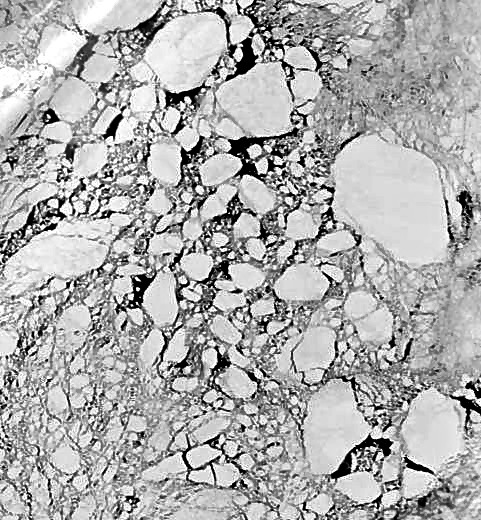
%> input picture full_image.jpg, 481 x 520 px
$ octave create_floe_pics_old.m   (GNU Octave 9; MATLAB toolbox functions it lacks are replaced by stand-ins)
%> lines starting %> are read from the running program, lines starting %| are printed output that depends on the picture; in (x1, y1, x2, y2) boxes, pixels count from 0 and x2, y2 are one past the last pixel; in counts of white or black regions, pixels touching at a corner belong together; the program's own positions count from 1
### initialize_Floe.m
function Floe=initialize_Floe(FloeShapes)


disp('Initializing Floes...');
thickness=2; % ice floe thickness in meters; save for all floes.
rho_ice=920;

floePixelSize=120; % in meters.
dX=120; % resolution of the grid inside the flow

% floe shapes and locations are stored .mat file; run create_floe_pics.m to generate floes from images.
%load('FloeShapes.mat','FloeShapes');

ind=1;
total_multiple_contour_floes=0;
for j=1:length(FloeShapes)
    poly = polyshape(FloeShapes{j});
    [Xi, Yi] = centroid(poly);
    rmax = sqrt(max(sum((poly.Vertices' - [Xi;Yi]).^2,1)));
    n=(fix(rmax/dX)+1); n=dX*(-n:n);
    [Xg, Yg]= meshgrid(n+Xi, n+Yi);

    [in] = inpolygon(Xg(:), Yg(:),poly.Vertices(:,1),poly.Vertices(:,2));
    A=reshape(in,length(Xg),length(Xg));

    x=1:size(A,2); y=1:size(A,1);
    [x,y]=meshgrid(floePixelSize*x,floePixelSize*y); %% floePixelSize m is the pixel size from Earthdata NASA webpage
    xc=mean(x(A)); yc=mean(y(A));

    r=sqrt((x-xc).^2+(y-yc).^2); r_max=max(r(A))+2*floePixelSize; % pad with extra row/column of zeros around the floe

    mask(ind).rmax=rmax;
    mask(ind).area=area(poly);
    mask(ind).mass=mask(ind).area*thickness*rho_ice; % total mass

    Ngr=2*fix(r_max/floePixelSize); % number of grid boxes over floe

    [X,Y]=meshgrid((-1:2/Ngr:1)*r_max, (-1:2/Ngr:1)*r_max); % floe grid
    mask(ind).X=X; mask(ind).Y=Y;
    mask(ind).Xg=(-1:2/Ngr:1)*r_max; mask(ind).Yg=mask(ind).Xg;

    A=griddata(x-xc,y-yc,double(A),X,Y); A(isnan(A))=0;
    A=imbinarize(A,'global');
    mask(ind).floe=A;

    ksi_ini=0; Ui_ini=0; Vi_ini=0; alpha_ini=0;
    %ksi_ini=1e-4*(2*rand(1)-1); Ui_ini=(2*rand(1)-1)*0.1; Vi_ini=(2*rand(1)-1)*0.1;alpha_ini=0;
%     Xi=floe_position(ind,1);
%     Yi=floe_position(ind,2);

    c0 = [(poly.Vertices-[Xi Yi])' [poly.Vertices(1,1)-Xi; poly.Vertices(1,2)-Yi]];

% [4 lines of commented-out code are left out]
     multiple_contours=0;
%     end

    c0(:,c0(1,:)==0.5)=NaN;
    c0=c0(:,2:end);
    A_rot=[cos(alpha_ini) -sin(alpha_ini); sin(alpha_ini) cos(alpha_ini)]; %rotation matrix
    c_alpha=A_rot*c0;

    mask(ind).inertia_moment=PolygonMoments(c_alpha',thickness); % moment of inertia

    L_boundary=68e3;
    out_of_boundary=max(max(mask(ind).X(mask(ind).floe)))+Xi>L_boundary || min(min(mask(ind).X(mask(ind).floe)))+Xi<-L_boundary || max(max(mask(ind).Y(mask(ind).floe)))+Yi>L_boundary || min(min(mask(ind).Y(mask(ind).floe)))+Yi<-L_boundary;
    if (multiple_contours ||  out_of_boundary)
        %disp('Ice floe is out of ocean grid bounds');
    else

        Floe(ind).area=mask(ind).area;
        Floe(ind).mass=mask(ind).mass;
        Floe(ind).inertia_moment=mask(ind).inertia_moment;

        Floe(ind).c0=c0; %contour
        Floe(ind).c_alpha=c_alpha;
        Floe(ind).A=uint8(A);
        %           Floe(ind).A_alpha=imrotate(A,-alpha_ini/pi*180,'bilinear','crop');
        Floe(ind).rmax=mask(ind).rmax;
        Floe(ind).Xg=mask(ind).Xg;
        Floe(ind).Yg=mask(ind).Yg;
        Floe(ind).X=mask(ind).X;
        Floe(ind).Y=mask(ind).Y;

        Floe(ind).Xi=Xi;
        Floe(ind).Yi=Yi;
        Floe(ind).alpha_i=alpha_ini;

        Floe(ind).Ui=Ui_ini;
        Floe(ind).Vi=Ui_ini;
        Floe(ind).ksi_ice=ksi_ini;
        Floe(ind).alive=1;

        Floe(ind).dXi_p=0;
        Floe(ind).dYi_p=0;
        Floe(ind).dUi_p=0;
        Floe(ind).dVi_p=0;
        Floe(ind).dalpha_i_p=0;
        Floe(ind).dksi_ice_p=0;

        ind=ind+1;
    end

end

display(['Good floes: ' num2str(ind) ]);
display(['Out of boundary floes: ' num2str(length(FloeShapes)-ind-total_multiple_contour_floes)]);
display(['Multiple contour floes:' num2str(total_multiple_contour_floes)]);


end

### create_floe_pics_old.m

close all
clear all

%%
A0=rgb2gray(imread('full_image.jpg'));
%> A0: size 520x481 uint8; min 0, max 255, mean 173.7
A=A0;

A(A0<10)=0; A(A0>=10)=1;
%> after `A(A0<10)=0`: A: size 520x481 uint8; min 0, max 255, mean 173.6
%> after `A(A0>=10)=1`:
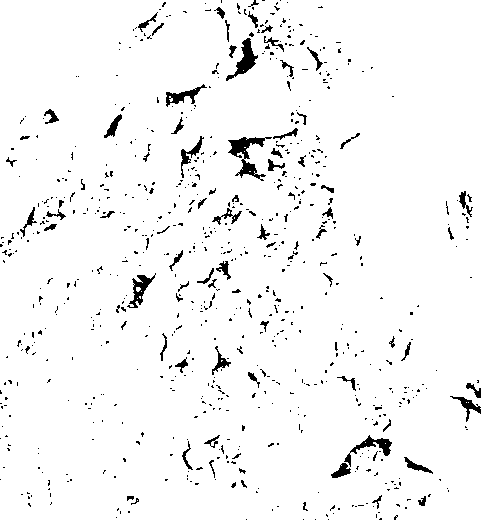
%> A: size 520x481 uint8; values 0 (black) and 1 (white), 96.1% white; 731 black regions (651 under 20 px), largest, box (x1, y1, x2, y2) and area: (228, 137, 272, 181) 639, (226, 38, 258, 81) 448, (344, 435, 392, 467) 371
A = imfill(A,'holes');
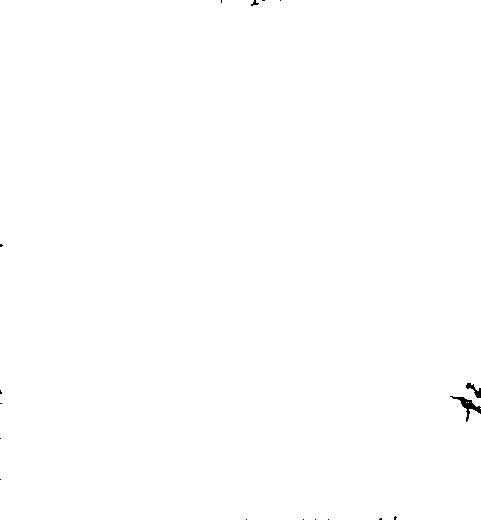
%> A: size 520x481 uint8; values 0 (black) and 1 (white), 99.9% white; 17 black regions (14 under 20 px), largest, box (x1, y1, x2, y2) and area: (450, 396, 481, 422) 204, (466, 383, 481, 398) 91, (251, 0, 259, 6) 22
%A = imbinarize(A,0.8);
A = imgaussfilt(double(A),0.5);
%> A: size 520x481 double
A = imbinarize(double(A),0.8);
%> A: size 520x481 logical; 99.9% white; 17 black regions (14 under 20 px), largest, box (x1, y1, x2, y2) and area: (450, 396, 481, 422) 208, (466, 383, 481, 398) 94, (251, 0, 259, 6) 24
A = bwareafilt(A,[50 1e10],8);

CC = bwconncomp(A,8);
%> CC = 1 connected component
FloeShapes = regionprops(CC,'Image','Centroid');
%> FloeShapes = 1 region; Centroid: [240.7 260.3]

figure;

subplot(1,2,1);
imagesc(A0);
axis xy;
colormap('gray')
subplot(1,2,2);
set(gca,'Color','k')
imagesc(A)
axis xy

%%
Floe=initialize_Floe(FloeShapes);
%> the loop in initialize_Floe, `for j=1:length(FloeShapes)` made 1 pass
%> the run ends on the next line

$ run again, with DSC01029.JPG copied over full_image.jpg
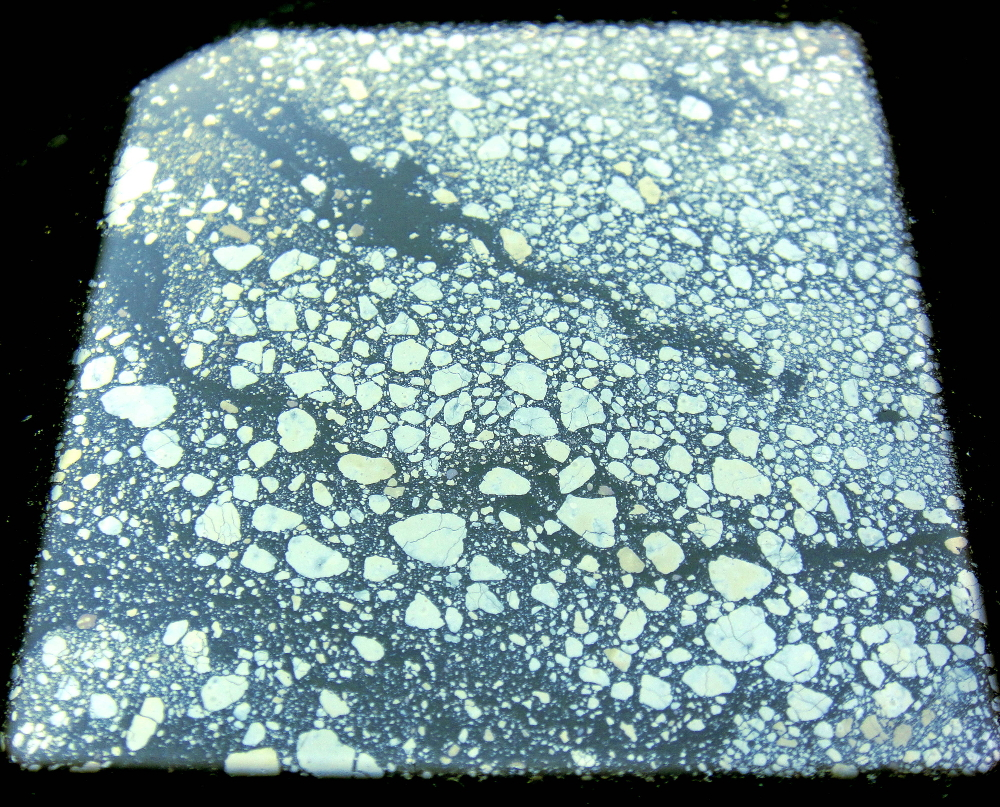
%> input picture DSC01029.JPG, 1000 x 807 px
%> `A0=rgb2gray(imread('full_image.jpg'));`:
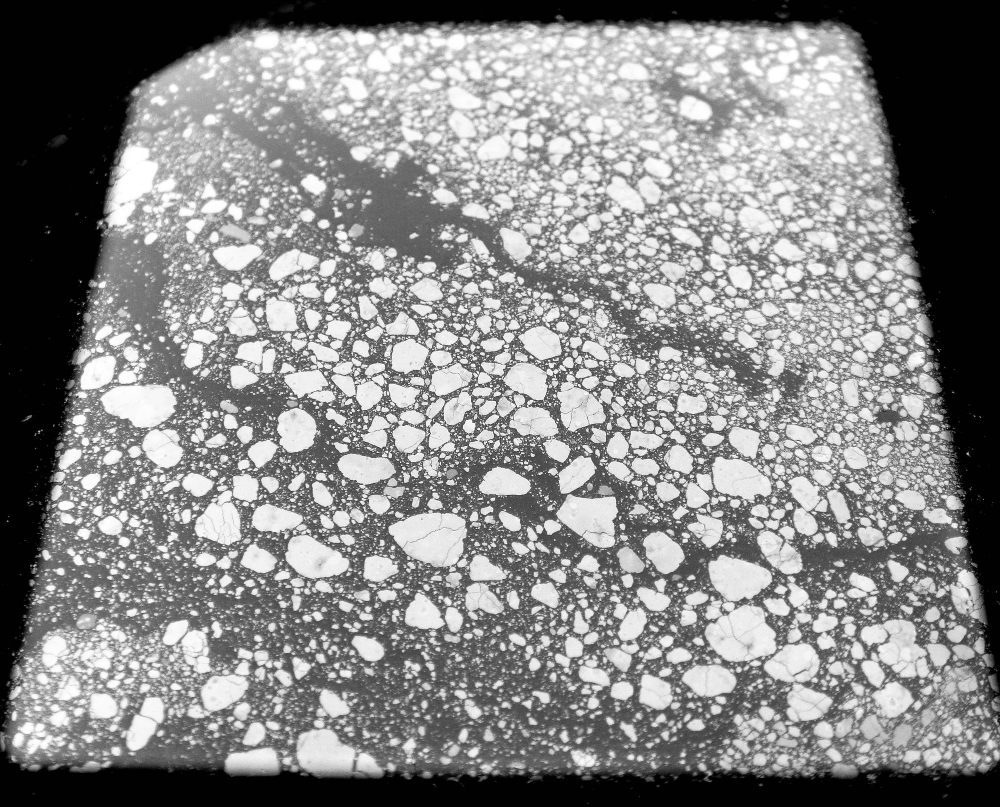
%> A0: size 807x1000 uint8; min 0, max 255, mean 133.8
%> `A = bwareafilt(A,[50 1e10],8);`:
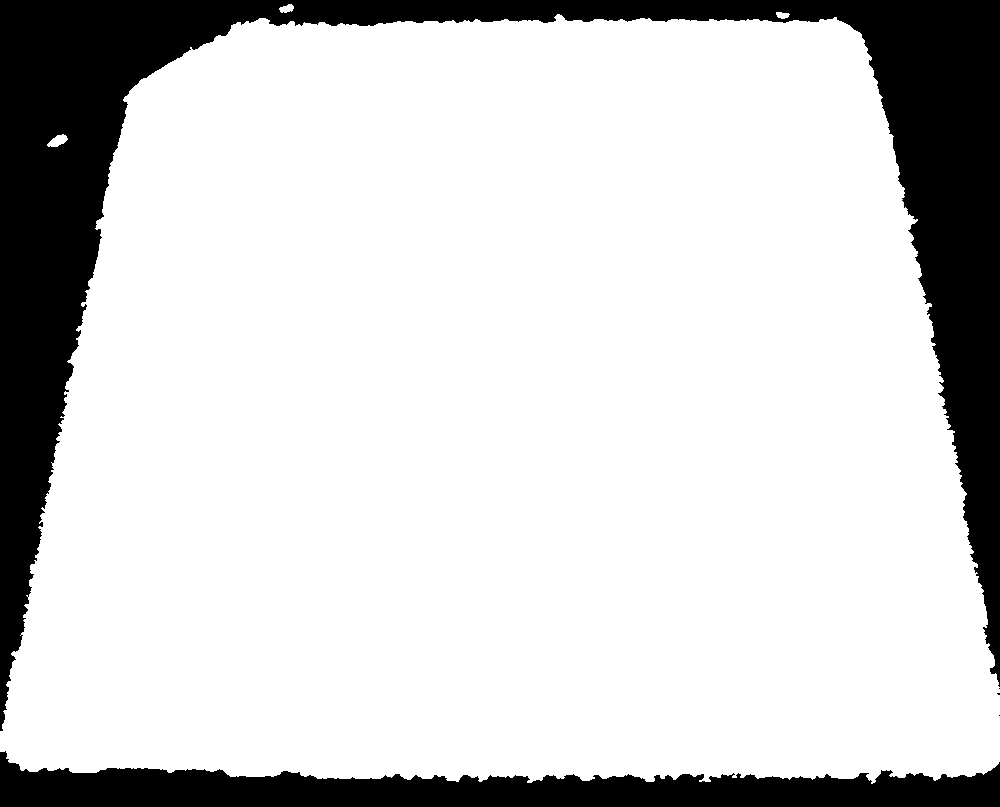
%> A: size 807x1000 logical; 81.4% white; 5 black regions (3 under 20 px), largest, box (x1, y1, x2, y2) and area: (0, 0, 1000, 731) 118615, (0, 751, 1000, 807) 31846
%> CC = 4 connected components
%> FloeShapes = 4 regions; Centroid: [507.5 421.8], [58.5 141.5], [287.4 9.2], [783.1 15.8]
%> the loop in initialize_Floe, `for j=1:length(FloeShapes)` made 1 pass

$ run again, with DSC01029_v2.JPG copied over full_image.jpg
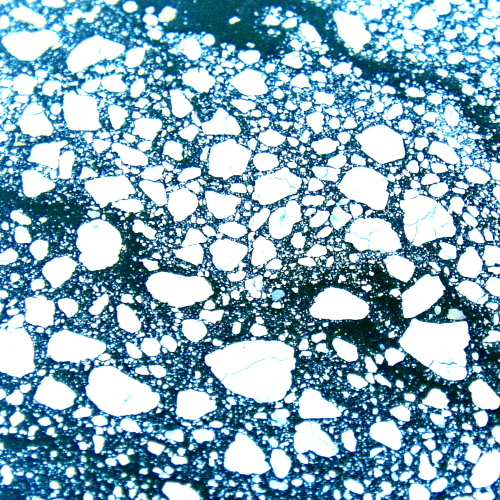
%> input picture DSC01029_v2.JPG, 1000 x 1000 px (shown at 1/2 size)
%> `A0=rgb2gray(imread('full_image.jpg'));`:
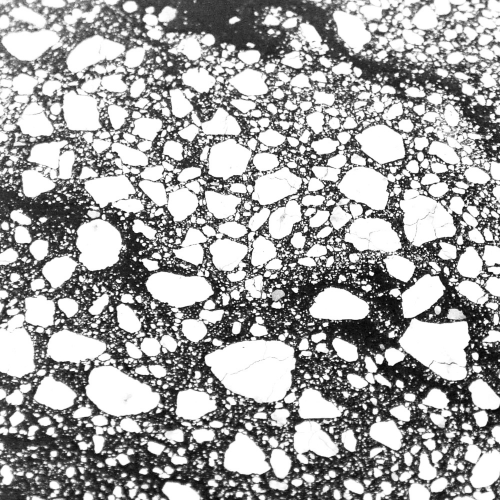
%> A0: size 1000x1000 uint8 (shown at 1/2 size); min 0, max 255, mean 164.4
%> `A(A0>=10)=1`:
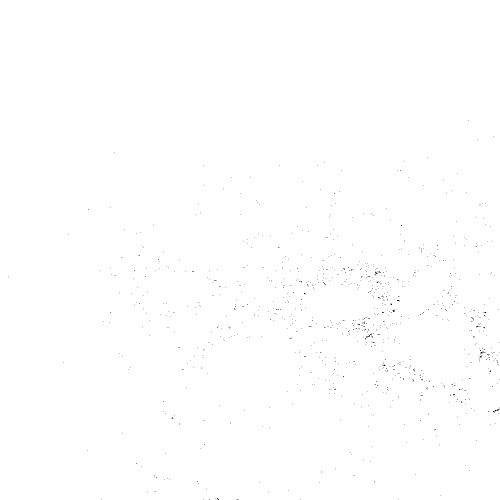
%> A: size 1000x1000 uint8 (shown at 1/2 size); values 0 (black) and 1 (white), 99.9% white; black in thin lines or dots, all inside (x1, y1, x2, y2) = (16, 241, 1000, 1000)
%> CC = 1 connected component
%> FloeShapes = 1 region; Centroid: [500.5 500.5]
%> the loop in initialize_Floe, `for j=1:length(FloeShapes)` made 1 pass
